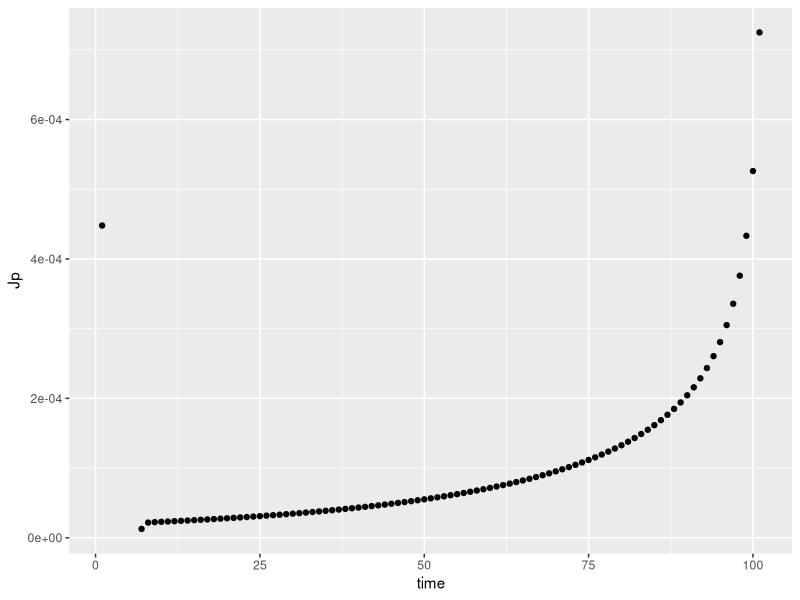
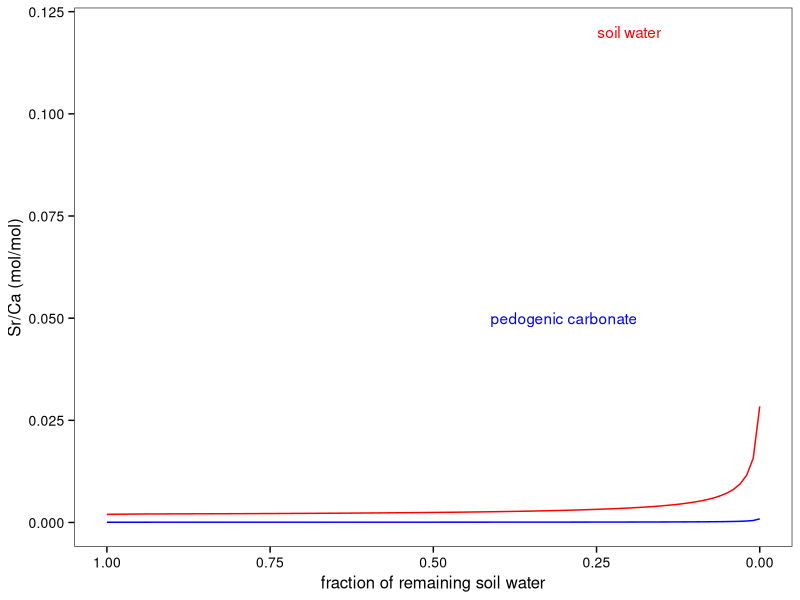
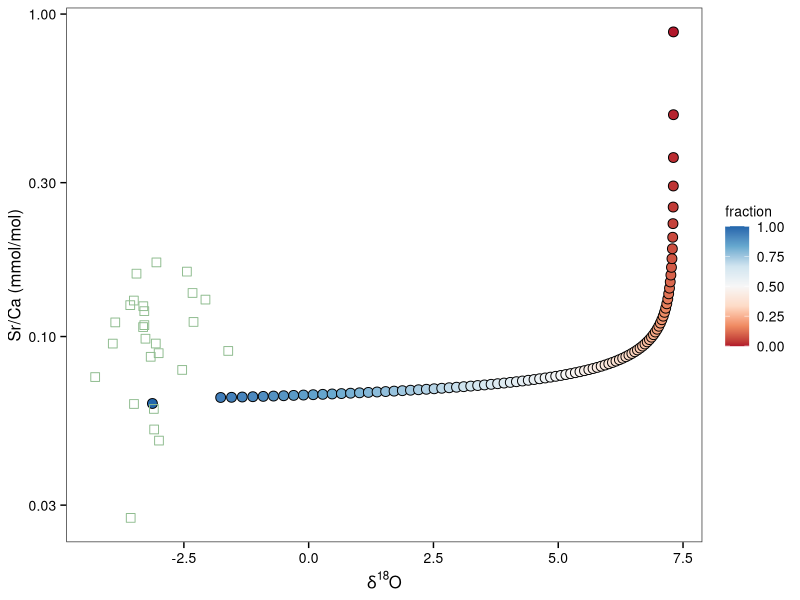
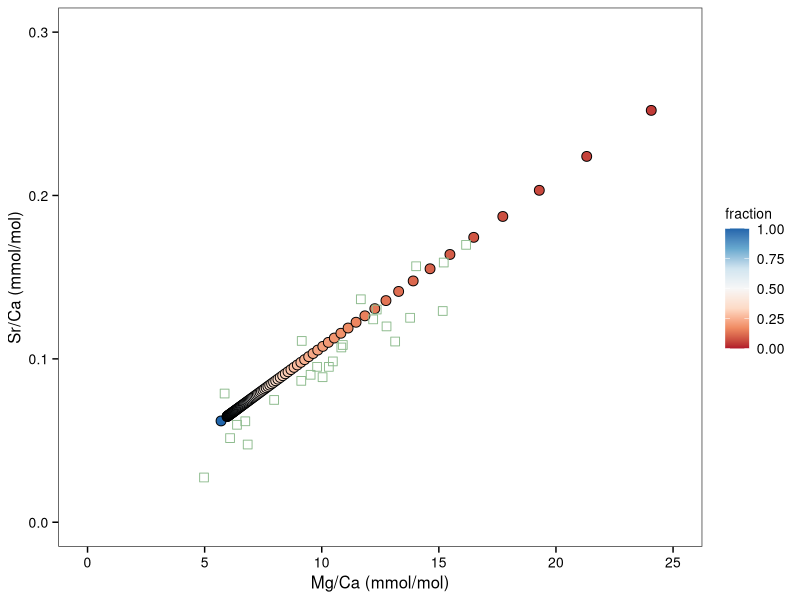
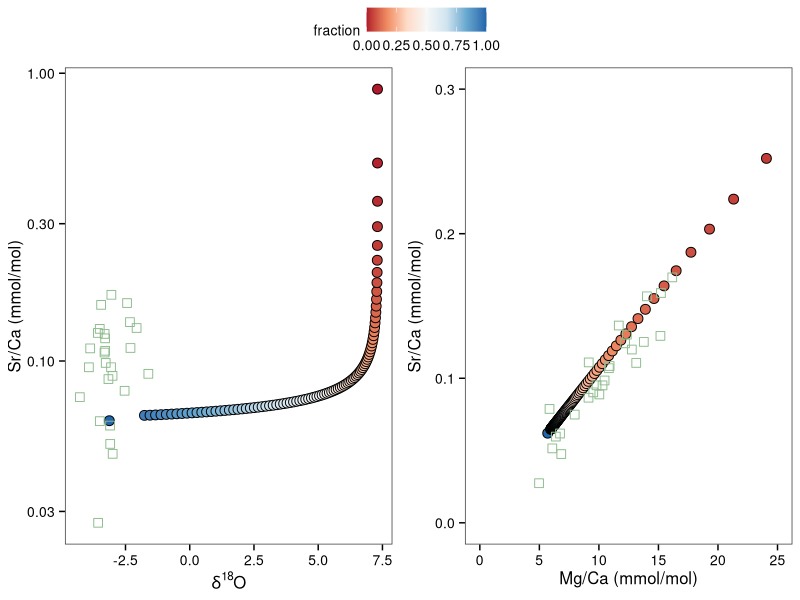
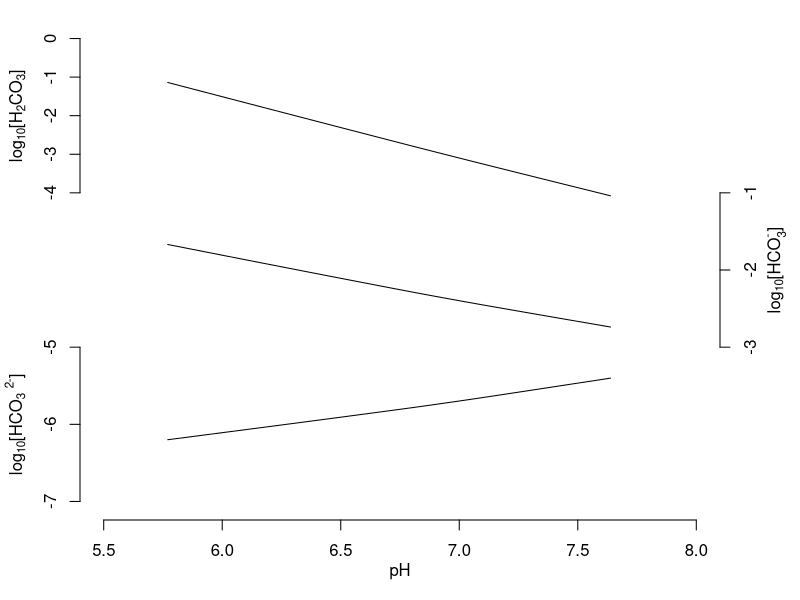
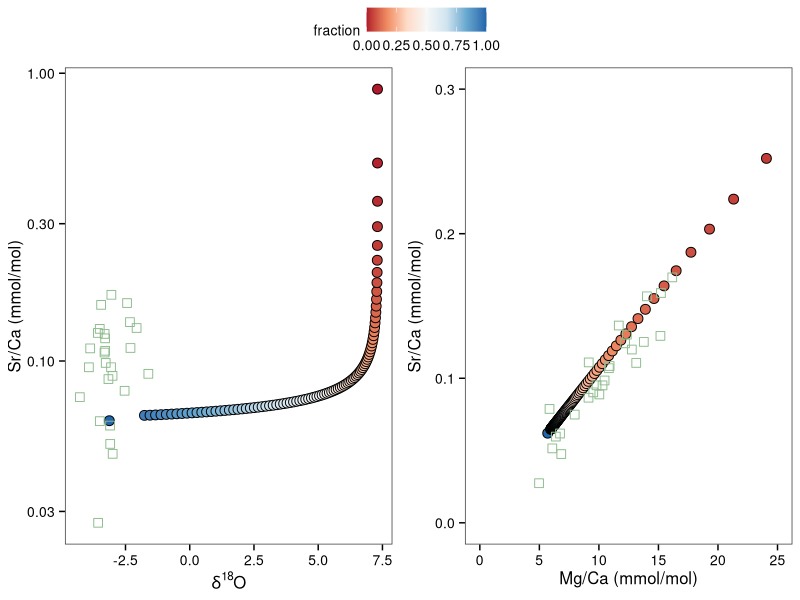

Source code (R) for these figures, in order:
library(tidyverse)
library(ggpubr)
library(readxl)
theme = theme(axis.text.x = element_text(margin = margin(t = 0.1, unit = "cm")),
              axis.text.y = element_text(margin = margin(r = 0.1, unit = "cm")),
              axis.ticks.length=unit(0.15, "cm"),
              axis.ticks = element_line(colour = "black"),
              text = element_text(color = "black", size = 10),
              axis.title = element_text(size = 12), 
              axis.text = element_text(color = "black", size = 10),
              legend.text = element_text(size = 10),
              legend.title = element_text(size = 10),
              panel.grid.minor = element_blank(),
              panel.grid.major = element_blank())

DB = read_xlsx("data/DanceBayou_all_carb_data.xlsx")
DB1 = data.frame(DB$ID, DB$site, DB$d18O, DB$`Sr, L1`, DB$`Mg, L1`)
names(DB1) = c("ID", "site", "d18", "SrCa_mass", "MgCa_mass")
DB1 = DB1 %>%
  mutate(MgCa = 1000 * MgCa_mass * 40.078 / 24.305,
         SrCa = 1000 * SrCa_mass * 40.078 / 87.62)

# root finding function for [H+]
calcite_eq = function(H, ALK, DIC) {
  term1 = (2 * k1 * k2) / (H^2) + (k1 / H)
  term2 = 1 + (k1 * k2) / (H^2) + (k1 / H)
  return(ALK * term2 - DIC * term1)
}

## constants ----
# the first and second disassociation constants for carbonic acid
k1 = 10^-6.3
k2 = 10^-10.3

ksp = 3.3e-9 # solubility product of calcite
kd_Sr = 0.057 # partition coefficient for Sr
kd_Mg = 0.031 # partition coefficient for Mg

kp = 1e-3 # rate constant for carbonate precipitation (made up) - mol/L/s

# isotope standards
R18smow = 0.0020052
R18vpdb = 0.0020672

# molarity of water
H2O_mol = 55.51 # mol/L

## inputs ----
# isotope model
d18p = -3
RH = 0.7
Tsoil = 20
w = 0.5
Tsoil.K = Tsoil + 273.15
alpha18_c_w = exp((1.61e4 / Tsoil.K - 24.6) / 1000) # Tremaine (2011)
alpha18_l_v = exp(-2.0667 * 10^-3 - 0.4156 / Tsoil.K + (1.137 * 10 ^ 3) / (Tsoil.K ^ 2)) # Majoube (1971)
alpha18_diff = 1.028489
alpha18_diff = alpha18_diff * w + (1-w)
R18p = (d18p / 1000 + 1) * R18smow
# assuming atmospheric vapor in equilibrium with rainfall under soil temperature
R18v = R18p / alpha18_l_v

P = 0 # rainfall - L/time
E = 0.1 # evaporation - L/time
# Q = P - E # outflow into deeper soil layers
Q = 0

# rainfall chemistry
Ca_p = 1e-4 # unit - mol/L
Mg_p = 1e-5
Sr_p = 1e-6
DIC_p = 2.3e-4

# weathering input
Ca_w = 0 # unit - mol/time
Mg_w = 0
Sr_w = 0
DIC_w = 0

# parameterization
dt = 1  # time
time = 60 * 60
num = time / dt

# setting the initial soil solution at the same time
V = rep(10, num) # unit - L
d18_s = rep(d18p, num)
d18_c = rep(0, num)
Ca_s = rep(1e-3, num) # unit - mol/L
Mg_s = rep(1e-4, num)
Sr_s = rep(2e-6, num)
MgCa_s = rep(Mg_s[1] / Ca_s[1], num)
SrCa_s = rep(Sr_s[1] / Ca_s[1], num)
DIC_s = rep(2.3e-3, num)
CO3_s = rep(0, num)
HCO3_s = rep(0, num)
H2CO3_s = rep(0, num)
H_s = rep(0, num)
pH = rep(0, num)
Jp = rep(0, num)
SrCa_c = rep(0, num)
MgCa_c = rep(0, num)

## loop ----
for (i in 1:(num-1)) {
  R18s = (d18_s[i]/1000 + 1) * R18smow
  R18e = (R18s - RH * R18v * alpha18_l_v) / ((1 - RH) * alpha18_l_v * alpha18_diff) # Craig-Gordon model, assuming zero turbulence
  d18e = (R18e / R18smow - 1) * 1000
  R18c = R18s * alpha18_c_w
  d18_c[i] = (R18c / R18vpdb - 1) * 1000
  Alk = 2 * (Ca_s[i] + Mg_s[i] + Sr_s[i]) # calculating alkalinity
  results = uniroot(calcite_eq, c(1e-14, 1e-1), ALK = Alk, DIC = DIC_s[i], tol = 1e-14)
  H_s[i] = results$root
  pH[i] = -log10(H_s[i])
  CO3_s[i] = DIC_s[i] / ((H_s[i]^2) / (k1 * k2) + H_s[i] / k2 + 1) # carbonate ion
  HCO3_s[i] = H_s[i] * CO3_s[i] / k2
  H2CO3_s[i] = H_s[i] * HCO3_s[i] / k1
  omega = Ca_s[i] * CO3_s[i] / ksp # the saturation state of calcite
  if(omega > 1) {
    Jp[i] = kp * (omega - 1) # precipitation flux of calcite - unit: mol/L
  } else {
    Jp[i] = 0
  }
  dV = dt * (P - E - Q) # unit: L/time
  dDIC = (dt / V[i]) * (P * (DIC_p - DIC_s[i]) + E * DIC_s[i] + DIC_w - Jp[i])
  dCa = (dt / V[i]) * (P * (Ca_p - Ca_s[i]) + E * Ca_s[i] + Ca_w - Jp[i])
  dMg = (dt / V[i]) * (P * (Mg_p - Mg_s[i]) + E * Mg_s[i] + Mg_w - (Jp[i] * kd_Mg * Mg_s[i] / Ca_s[i]))
  dSr = (dt / V[i]) * (P * (Sr_p - Sr_s[i]) + E * Sr_s[i] + Sr_w - (Jp[i] * kd_Sr * Sr_s[i] / Ca_s[i]))
  dd18_s = dt * ((d18p - d18_s[i]) * (P / V[i]) - (d18e - d18_s[i]) * (E / V[i]) - (d18_c[i] - d18_s[i]) * (Jp[i] / (V[i] * H2O_mol)))
  if(Jp[i] == 0) {
    SrCa_c[i] = NA
    MgCa_c[i] = NA
  } else {
    SrCa_c[i] = kd_Mg * SrCa_s[i]
    MgCa_c[i] = kd_Sr * MgCa_s[i]
  }
  V[i+1] = V[i] + dV 
  if(V[i+1] <= 0) {
    print("V is negative, stopping loop.")
    break
  } 
  DIC_s[i+1] = DIC_s[i] + dDIC
  Ca_s[i+1] = Ca_s[i] + dCa
  Mg_s[i+1] = Mg_s[i] + dMg
  Sr_s[i+1] = Sr_s[i] + dSr
  SrCa_s[i+1] = Sr_s[i+1] / Ca_s[i+1]
  MgCa_s[i+1] = Mg_s[i+1] / Ca_s[i+1]
  d18_s[i+1] = d18_s[i] + dd18_s
}

dat = data.frame(time = seq(dt, time, dt), V = V, Jp = Jp,
                 DIC = DIC_s, H2CO3_s = H2CO3_s, HCO3_s = HCO3_s, CO3_s = CO3_s,
                 Ca = Ca_s, Mg = Mg_s, Sr = Sr_s, H = H_s, pH = pH,
                 MgCa_s = MgCa_s, SrCa_s = SrCa_s, MgCa_c = MgCa_c, SrCa_c = SrCa_c,
                 d18s = d18_s, d18c = d18_c)
dat = dat[seq(1,i),] %>% drop_na()


## plot ----
ggplot(dat) +
  geom_point(aes(x = time, y = Jp))

ggplot(dat) +
  geom_line(aes(x = V/V[1], y = SrCa_s), color = "red") +
  annotate("text", x = 0.2, y = 0.12, label = "soil water", color = "red") +
  geom_line(aes(x = V/V[1], y = SrCa_c), color = "blue") +
  annotate("text", x = 0.3, y = 0.05, label = "pedogenic carbonate", color = "blue") +
  theme_bw() + theme +
  scale_x_reverse(limits = c(1,0)) +
  labs(x = "fraction of remaining soil water",
       y = "Sr/Ca (mol/mol)")

dat$fraction = dat$V / dat$V[1]
p1 = ggplot(dat) +
  geom_point(aes(x = d18c, y = 1e3 * SrCa_c, fill = fraction),
             shape = 21, size = 3) +
  scale_fill_distiller(palette = "RdBu", direction = 1, limits = c(0, 1)) +
  geom_point(data = DB1, aes(x = d18, y = SrCa), shape = 22, size = 3, color = "darkseagreen") +
  theme_bw() + theme +
  labs(x = expression(delta^"18"*"O"),
       y = "Sr/Ca (mmol/mol)") +
  scale_y_log10()
p1
p2 = ggplot(dat) +
  geom_point(aes(x = 1e3 * MgCa_c, y = 1e3 * SrCa_c, fill = fraction),
             shape = 21, size = 3) +
  scale_fill_distiller(palette = "RdBu", direction = 1, limits = c(0, 1)) +
  geom_point(data = DB1, aes(x = MgCa, y = SrCa), shape = 22, size = 3, color = "darkseagreen") +
  theme_bw() + theme +
  labs(x = "Mg/Ca (mmol/mol)",
       y = "Sr/Ca (mmol/mol)") +
  scale_x_continuous(limits = c(0, 25)) +
  scale_y_continuous(limits = c(0, 0.3))
p2
ggarrange(p1, p2, nrow = 1, ncol = 2, align = "hv", common.legend = TRUE)
ggsave("figures/evaporation_model_0.1.jpg", width = 6.2, height = 4)

# DIC species
par(mar = c(4, 4, 1, 4))
plot(0, 0, xlim = c(5.5, 8), ylim = c(0, 3), axes = FALSE,
     xlab = "", ylab = "")

yext = range(log10(dat$H2CO3_s))
tix = seq(floor(min(yext)), 
          ceiling(max(yext)), by = 1)
H2CO3.rs = cbind(dat$pH,
               2 + (log10(dat$H2CO3_s) - min(tix)) / diff(range(tix)))
lines(lowess(H2CO3.rs[, 1], H2CO3.rs[, 2]))
axis(2, 2 + (tix - min(tix)) / diff(range(tix)), tix)
mtext(expression("log"[10]*"[H"[2]*"CO"[3]*"]"), 2, line = 2.5, at = 2.5)

yext = range(log10(dat$HCO3_s))
tix = seq(floor(min(yext)), 
          ceiling(max(yext)), by = 1)
HCO3.rs = cbind(dat$pH,
                 1 + (log10(dat$HCO3_s) - min(tix)) / diff(range(tix)))
lines(lowess(HCO3.rs[, 1], HCO3.rs[, 2]))
axis(4, 1 + (tix - min(tix)) / diff(range(tix)), tix)

mtext(expression("log"[10]*"[HCO"[3]^"-"*"]"), 4, line = 2.5, at = 1.5)

yext = range(log10(dat$CO3_s))
tix = seq(floor(min(yext)), 
          ceiling(max(yext)), by = 1)
CO3.rs = cbind(dat$pH,
                0 + (log10(dat$CO3_s) - min(tix)) / diff(range(tix)))
lines(lowess(CO3.rs[, 1], CO3.rs[, 2]))
axis(2, 0 + (tix - min(tix)) / diff(range(tix)), tix)
mtext(expression("log"[10]*"[HCO"[3]*" "^"2-"*"]"), 2, line = 2.5, at = 0.5)

axis(1)
mtext("pH", 1, line = 2)
dev.off()
